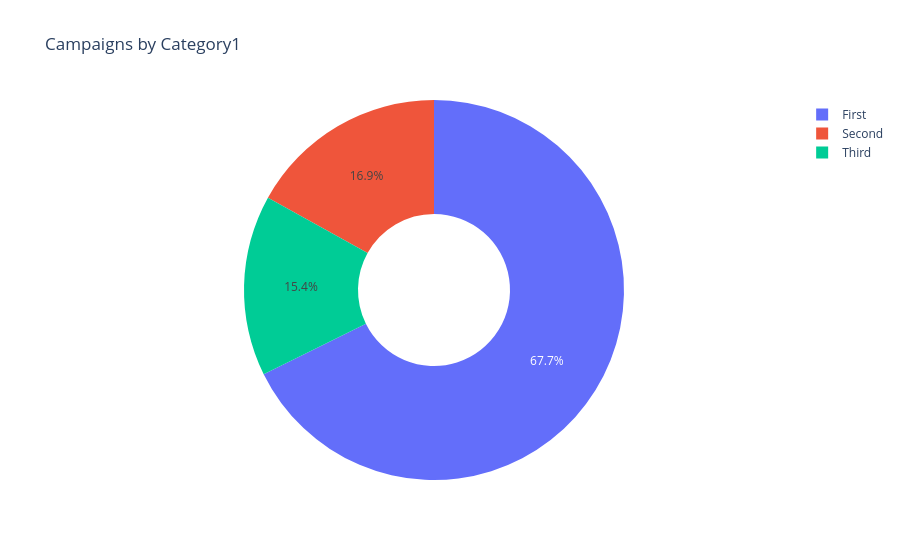

Source (notebook cell):
### Code cell
fig = px.pie(df, names="Category1", title="Campaigns by Category1", hole=0.4)
fig.show()

### Figure 1 — Plotly figure (JSON) as saved in the notebook; plotly's stock layout.template omitted (floating-point values rounded to 4 significant figures)
{"data": [{"domain": {"x": [0, 1], "y": [0, 1]}, "hole": 0.4, "hovertemplate": "Category1=%{label}<extra></extra>", "labels": ["First", "First", "First", "First", "First", "First", "First", "First", "First", "First", "First", "First", "First", "First", "First", "First", "First", "First", "First", "First", "First", "First", "First", "First", "Second", "First", "First", "Second", "First", "Third", "First", "Second", "First", "First", "Third", "Second", "First", "First", "First", "First", "Second", "Third", "Third", "Second", "First", "First", "First", "First", "Third", "Third", "First", "Second", "Second", "First", "Third", "First", "First", "Second", "Third", "Third", "First", "Second", "First", "Second", "Third"], "legendgroup": "", "name": "", "showlegend": true, "type": "pie"}], "layout": {"legend": {"tracegroupgap": 0}, "title": {"text": "Campaigns by Category1"}}}
